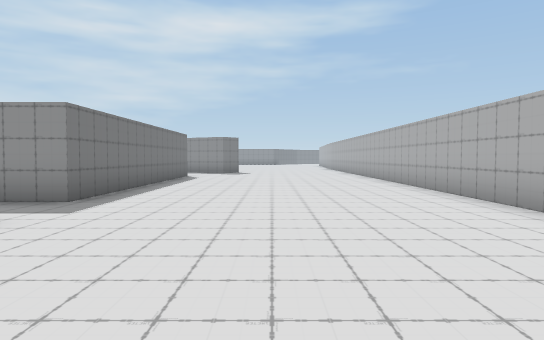
[1] (above)

22 first-person views from a walk through a Unity game level. The camera is 1.4 m above the floor, tilts 2° down and sees 75° across. The floor is counted in squares, 2 m on a side. Each view is taken from the middle of a square. On the plan, view 1 faces up. The plan holds only what a view shows up to about 11 squares ahead; the rest is blank. The place goes on beyond the plan.

[2]
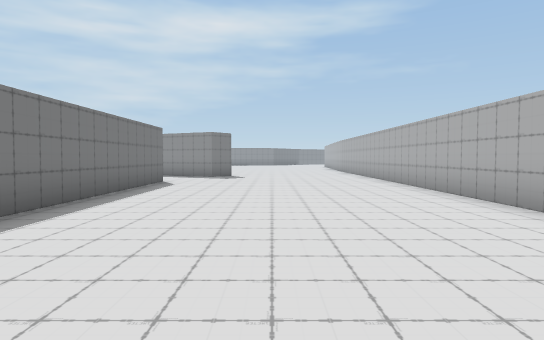

[3]
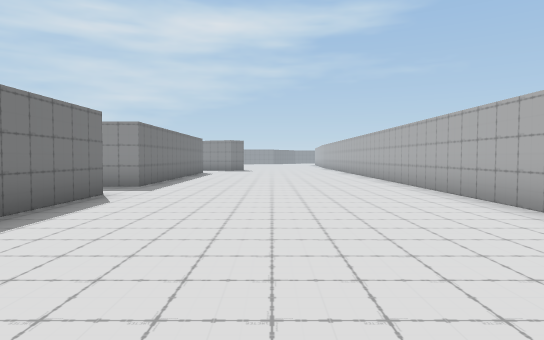

[4]
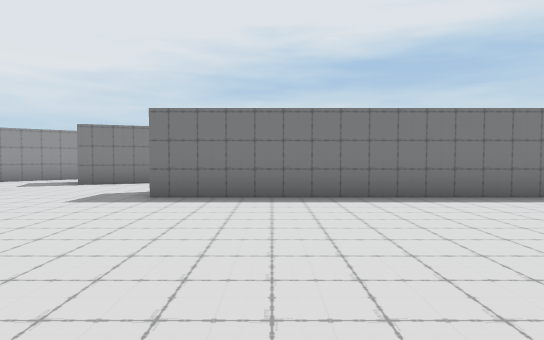

[5]
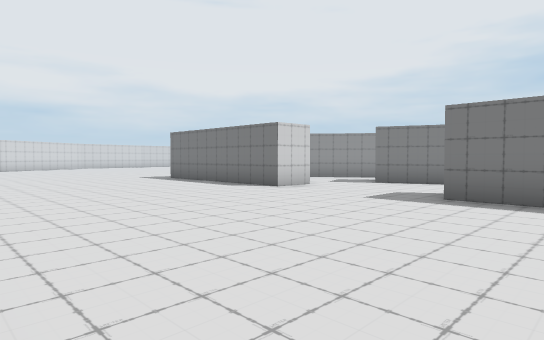

[6]
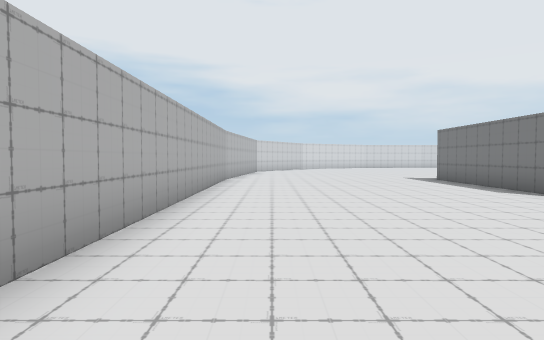

[7]
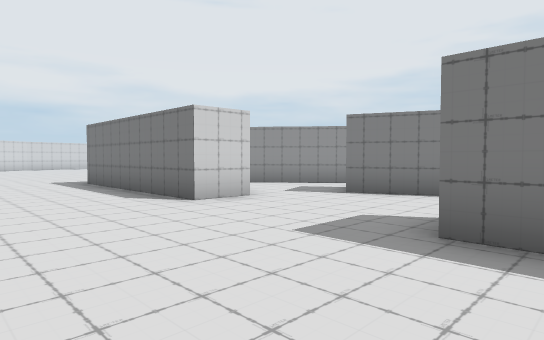

[8]
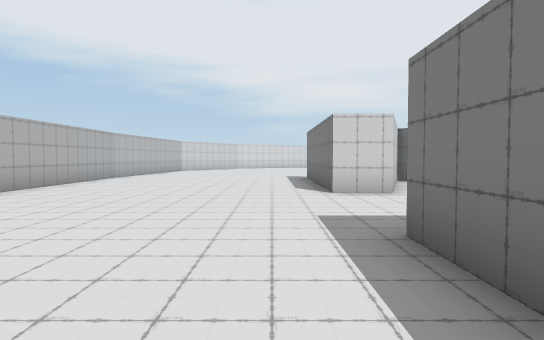

[9]
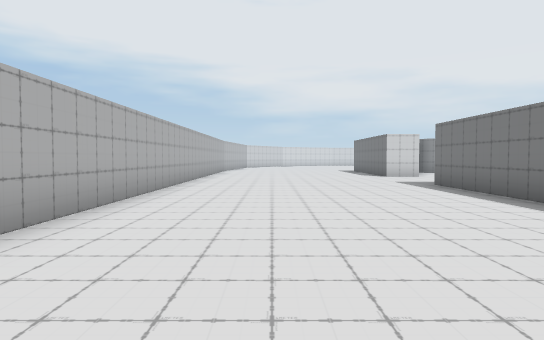

[10]
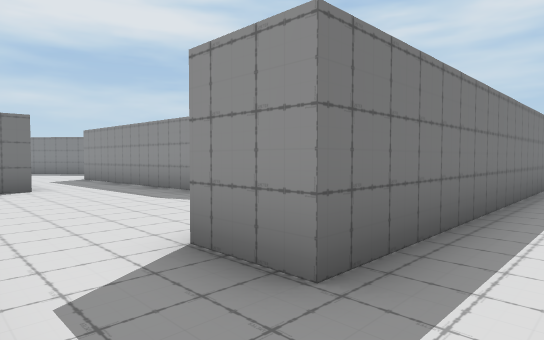

[11]
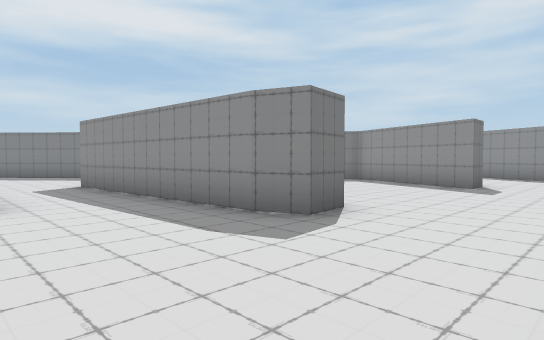

[12]
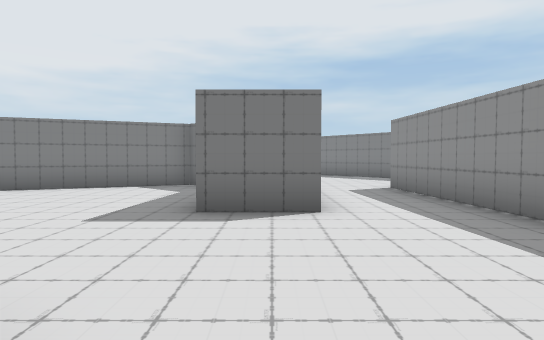

[13]
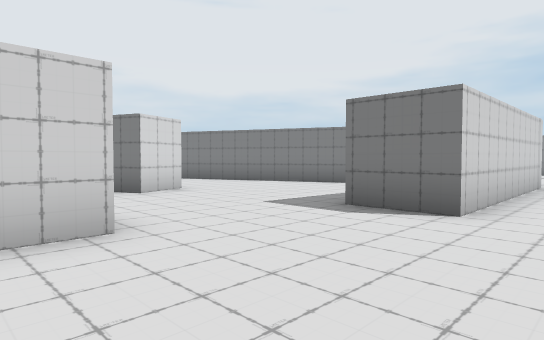

[14]
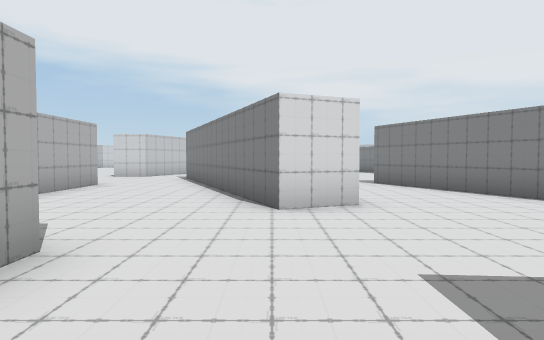

[15]
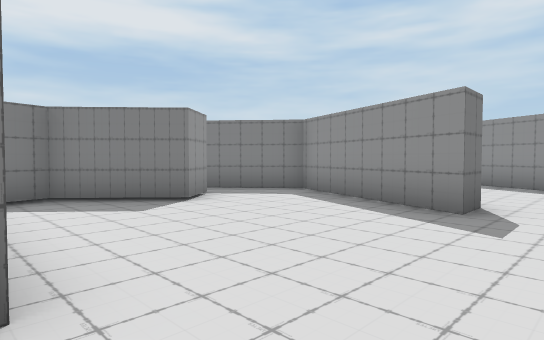

[16]
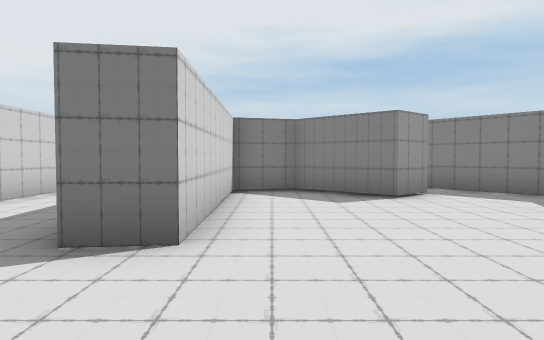

[17]
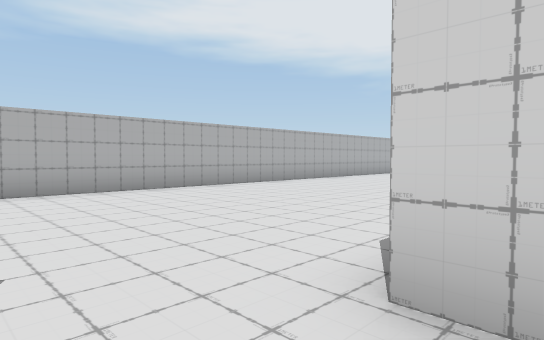

[18]
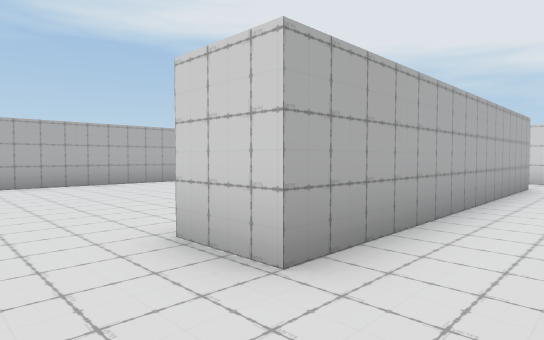

[19]
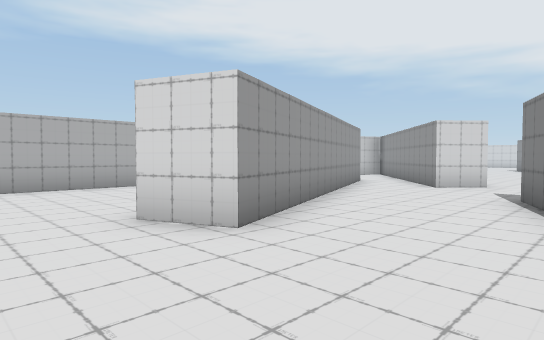

[20]
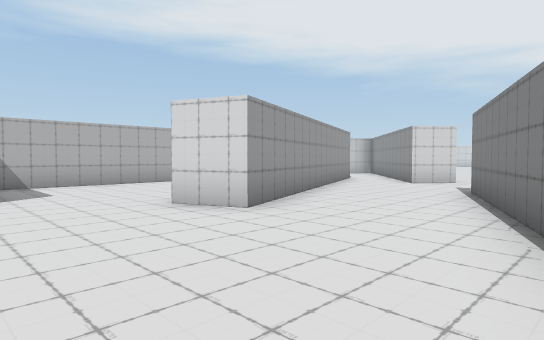

[21]
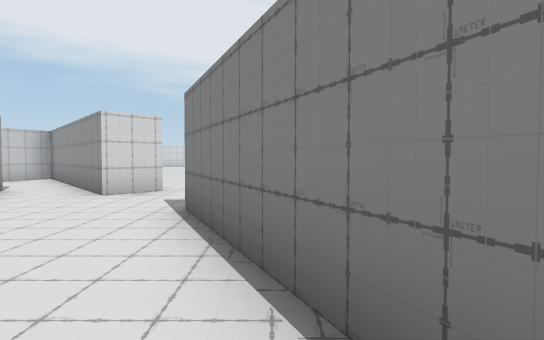

[22]
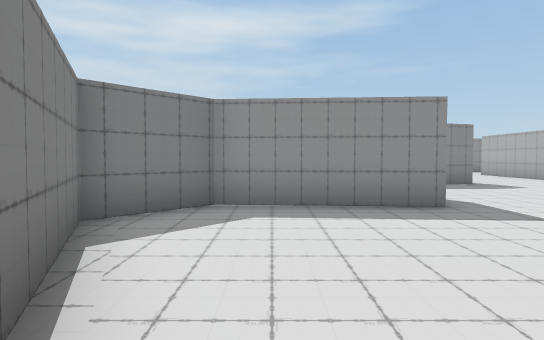

### Floor plan
Points are (right, up) in squares from view 1. A wall is a line through its corners. A room is listed if a view was taken in it or the views show most of it. See-through windows are left out.
Room 1 (views 1, 2, 3, 4, 5, 6, 7, 8, 9, 10, 17)
walls: (-3.2, 3.8) (-3.2, -4.2); (-4.6, 3.7) (-4.1, 3.7); (-6.9, -4.9) (-6.1, -7); (-8.1, -8.8) (-5.8, -11.6) (-4.4, -7.9) (-3.2, -8) (-3.2, -12.5); (-4.5, 13.4) (-3.2, 13.4) (-3.2, 5.6) (-4.5, 5.6); (3.5, -12.5) (3.5, 14.1)
ways out: opening at (-4, 4.5) to room 2; opening at (-4, 14.5) to room 2; opening at (-5.5, -4.5) to room 3; opening at (-7, -8) to room 4
Room 2 (views 11, 12, 13, 14, 15, 16, 18, 19, 20, 21, 22)
walls: (-8.4, 8.1) (-14.3, 7.8); (-7.4, 3.7) (-6.4, 3.7); (-4.5, 5.6) (-4.5, 13.4); (-11.8, 13) (-11.1, 12.2) (-12.6, 10.5) (-12.3, 9.2) (-7.8, 9.3) (-7.7, 8.4) (-8.6, 8); (-10.3, -0.2) (-9.1, 0.3); (-16.2, 5.6) (-10.5, 5.6) (-10.5, 4) (-13.8, 4.3) (-15.1, 2.9) (-13.1, -1.9); (-7.4, 14.6) (-7.4, 13.7) (-11.2, 15.2) (-13.2, 13.6)
ways out: opening at (-4, 4.5) to room 1; opening at (-4, 14.5) to room 1; opening at (-8, 2) to room 3; opening at (-14.5, 6.5); opening at (-12, 13); opening at (-11.5, -0.5)
Room 3 (no view inside)
walls: (-9.1, 0.3) (-6.9, -4.9); (-7.3, 2.4) (-7.3, 2.9); (-4.5, -4.1) (-4.5, 1.9)
ways out: opening at (-5.5, -4.5) to room 1; opening at (-8, 2) to room 2
Room 4 (no view inside)
walls: (-9.9, -6.5) (-8.1, -8.8); (-7.3, -7.5) (-8.1, -5.4)
ways out: opening at (-7, -8) to room 1; opening at (-9, -6)

Where each view was taken, in squares from view 1:
view 1: 0 up, 0 right, facing up
view 2: 3 up, 0 right, facing up
view 3: 3 down, 0 right, facing up
view 4: 2 down, 3 right, facing left
view 5: 2 down, 3 right, facing down-left
view 6: 2 down, 2 right, facing down
view 7: 3 down, 0 right, facing down-left
view 8: 1 down, 2 left, facing down
view 9: 5 up, 1 right, facing down
view 10: 4 up, 2 left, facing up-left
view 11: 5 up, 5 left, facing up-left
view 12: 5 up, 6 left, facing left
view 13: 7 up, 6 left, facing down-left
view 14: 5 up, 9 left, facing down
view 15: 9 up, 6 left, facing up-left
view 16: 10 up, 5 left, facing left
view 17: 15 up, 4 left, facing down-right
view 18: 15 up, 6 left, facing down-right
view 19: 2 up, 13 left, facing down-right
view 20: 3 up, 14 left, facing down-right
view 21: 0 up, 13 left, facing down
view 22: 1 down, 13 left, facing up
